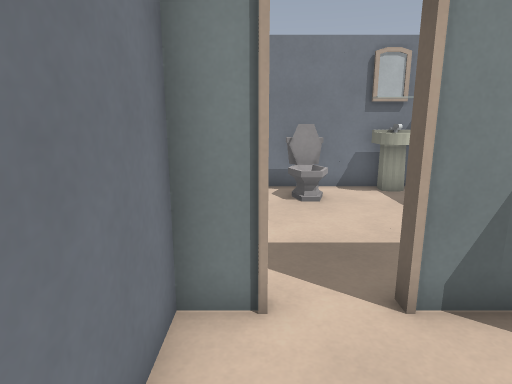
View 1 (above)

20 first-person views from a walk through a Godot game level. The camera is 1.4 m above the floor, tilts 12° down and sees 75° across. Doors that lead somewhere are drawn open, without their leaves. The floor is counted in squares, 0.6 m on a side. Each view is taken from the middle of a square. On the plan, view 1 faces up. The plan holds only what a view shows up to about 19 squares ahead; the rest is blank. Surface patterns are stand-ins for the level's own textures.

View 2
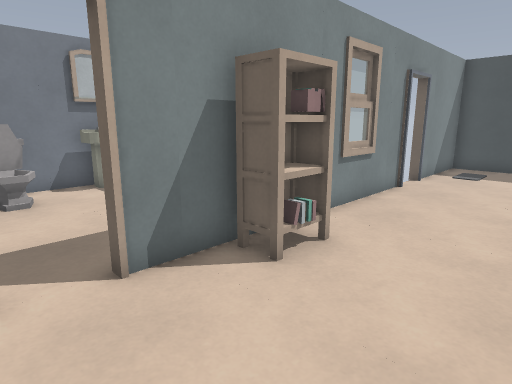

View 3
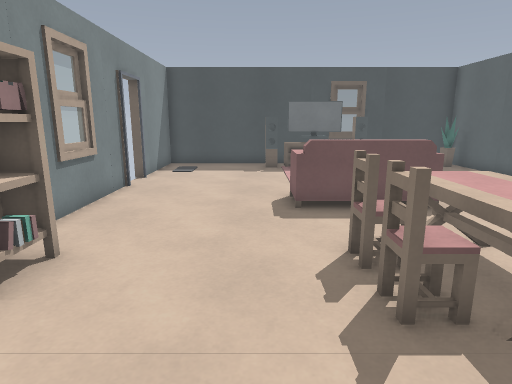

View 4
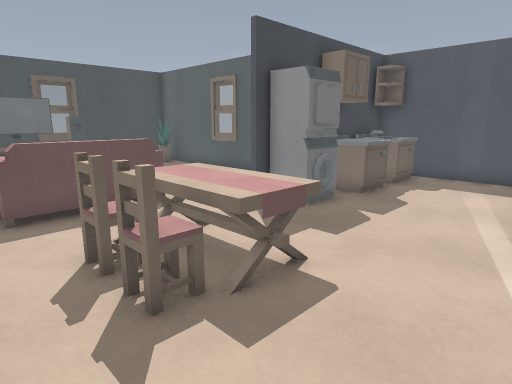

View 5
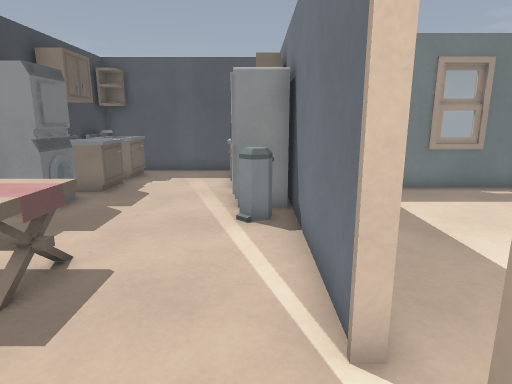

View 6
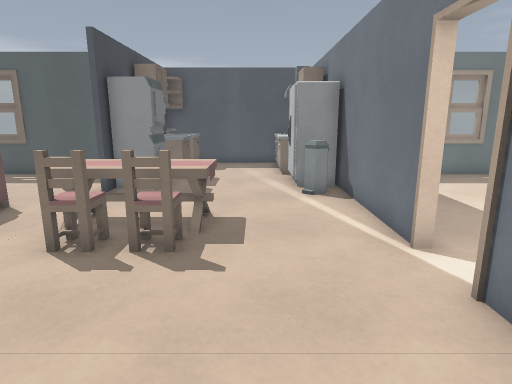

View 7
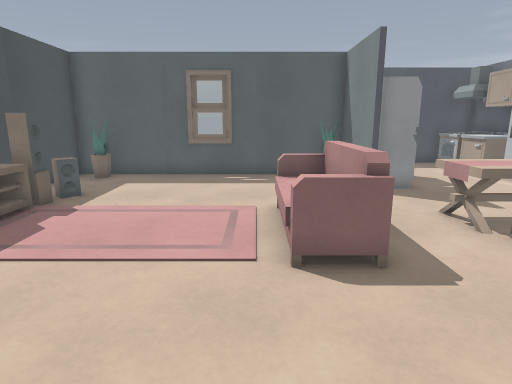

View 8
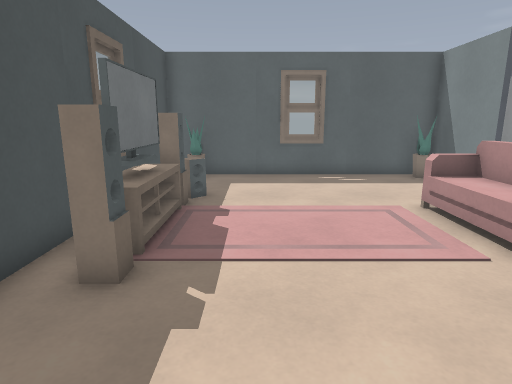

View 9
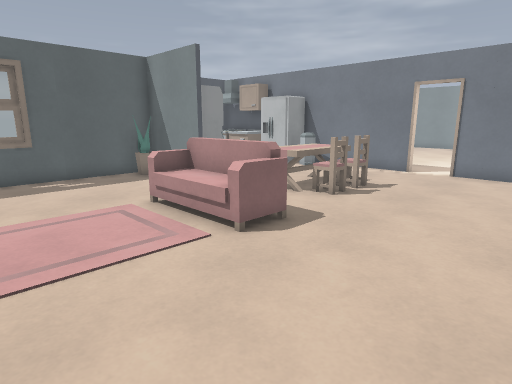

View 10
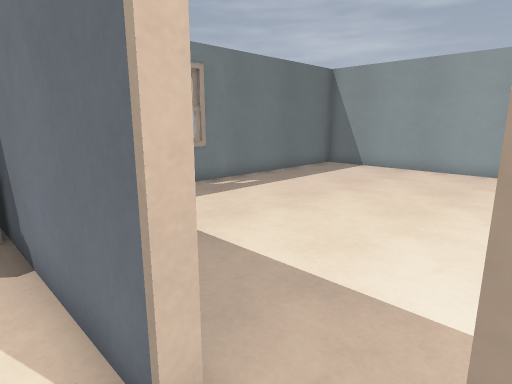

View 11
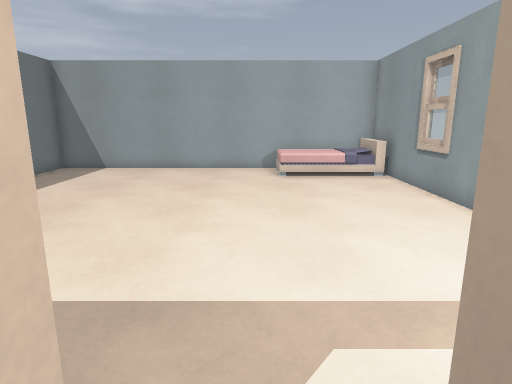

View 12
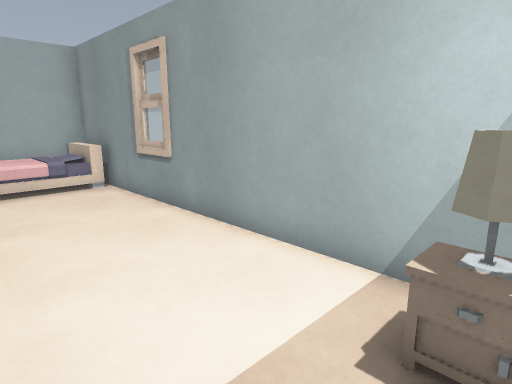

View 13
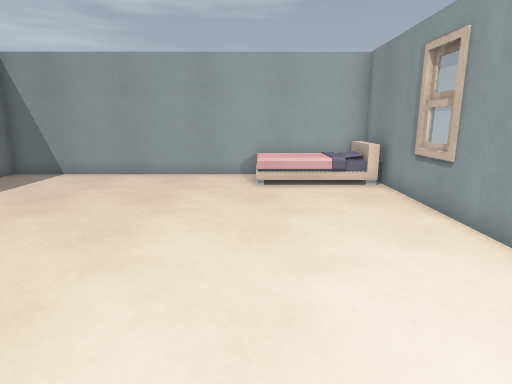

View 14
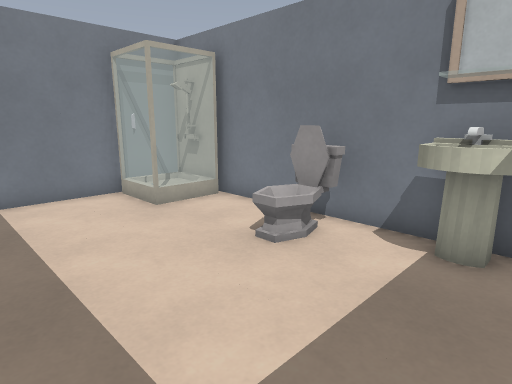

View 15
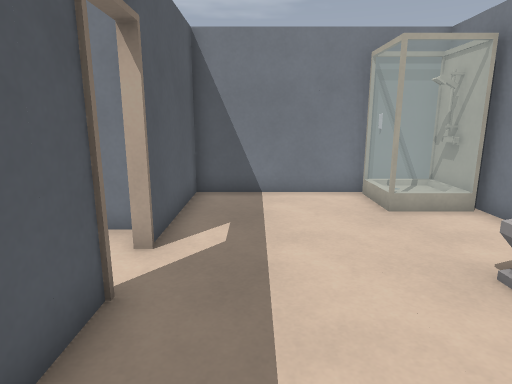

View 16
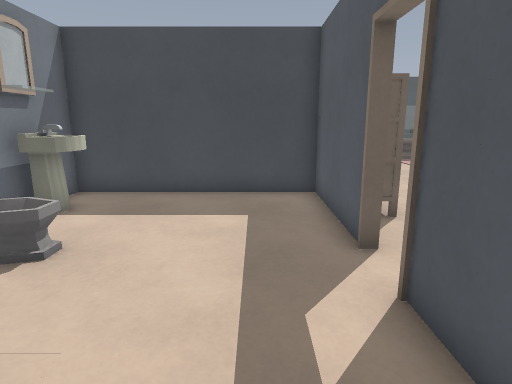

View 17
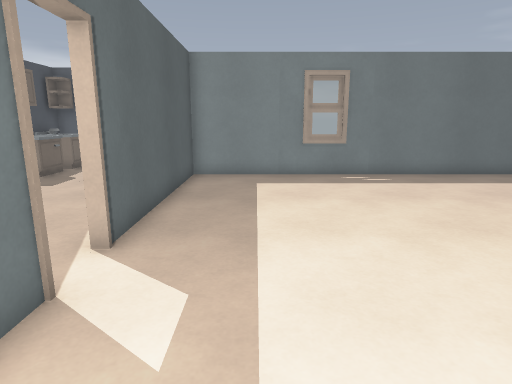

View 18
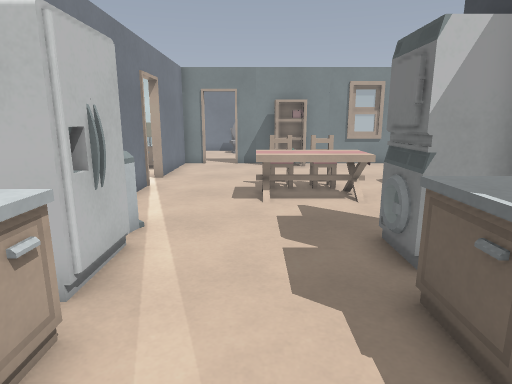

View 19
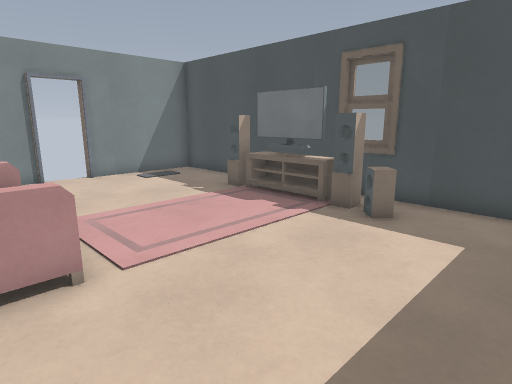

View 20
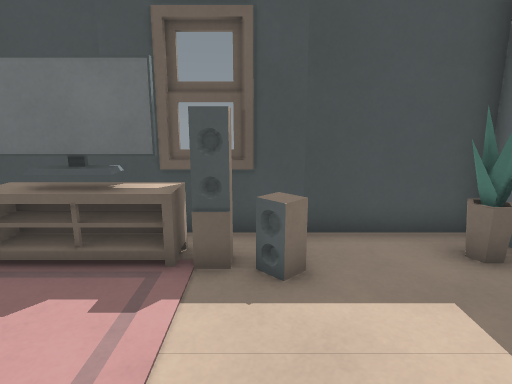

### Floor plan
Ten units are one square. View 1 is at (0, 0); x grows to the right and y downward. Boxes are objects, and circles mark ways between rooms. Rooms are numbered by the first view taken in them; rooms with no view inside come last. Other rooms are left out.
<svg viewBox="-173 -130 366 295">
<path fill="none" stroke="#000" d="M72 79 72 118 188 118 188 -38 139 -38M70 88 70 80M69 101 55 101 55 85 70 85M-10 29 -10 104M121 -38 19 -38M1 -38 -10 -38 -10 11M-10 131 -10 160 70 160 70 124M60 47 34 47M60 54 60 40M64 37 64 55 30 55 30 37M44 37 62 37 62 52M34 45 60 45M32 52 32 37 35 37M-12 11 -12 3M-24 -38 -168 -38 -168 118 -12 118 -12 29M19 -40 70 -40 70 -120 -29 -120M-50 -119 -50 -40 1 -40"/>
<rect x="-5" y="135" width="20" height="20" fill="#bbb"><title>stove</title></rect>
<rect x="-5" y="115" width="20" height="20" fill="#bbb"><title>cabinet</title></rect>
<rect x="-5" y="85" width="20" height="30" fill="#bbb"><title>fridge</title></rect>
<rect x="-5" y="75" width="10" height="10" fill="#bbb"><title>other object</title></rect>
<rect x="25" y="25" width="20" height="20" fill="#bbb"><title>chair</title></rect>
<rect x="35" y="-35" width="30" height="10" fill="#bbb"><title>bookshelf</title></rect>
<rect x="45" y="135" width="20" height="20" fill="#bbb"><title>sink</title></rect>
<rect x="45" y="105" width="20" height="30" fill="#bbb"><title>cabinet</title></rect>
<rect x="45" y="25" width="20" height="10" fill="#bbb"><title>chair</title></rect>
<rect x="75" y="105" width="10" height="10" fill="#bbb"><title>plant</title></rect>
<rect x="85" y="15" width="20" height="50" fill="#bbb"><title>sofa</title></rect>
<rect x="165" y="105" width="20" height="10" fill="#bbb"><title>plant</title></rect>
<rect x="165" y="65" width="10" height="20" fill="#bbb"><title>speaker</title></rect>
<rect x="165" y="55" width="20" height="10" fill="#bbb"><title>speaker</title></rect>
<rect x="165" y="25" width="20" height="30" fill="#bbb"><title>TV</title></rect>
<rect x="165" y="15" width="20" height="10" fill="#bbb"><title>speaker</title></rect>
<rect x="-145" y="-35" width="10" height="10" fill="#bbb"><title>bed</title></rect>
<rect x="-35" y="-35" width="20" height="20" fill="#bbb"><title>other object</title></rect>
<rect x="-45" y="-125" width="20" height="40" fill="#bbb"><title>shower</title></rect>
<rect x="5" y="-115" width="20" height="10" fill="#bbb"><title>toilet</title></rect>
<rect x="35" y="-115" width="20" height="10" fill="#bbb"><title>sink</title></rect>
<circle cx="-10" cy="20" r="3" fill="#2a7"/>
<circle cx="10" cy="-40" r="3" fill="#2a7"/>
<text x="80" y="50">1</text>
<text x="-90" y="40">2</text>
<text x="10" y="-80">3</text>
</svg>
Room 1 opens to room 2. Room 1 opens to room 3.

Where each view was taken, in squares from view 1:
view 1: 0 up, 0 right, facing up
view 2: 1 down, 0 right, facing up-right
view 3: 1 down, 0 right, facing right
view 4: 1 down, 0 right, facing down-right
view 5: 0 up, 0 right, facing down
view 6: 3 up, 2 right, facing down
view 7: 3 up, 11 right, facing down
view 8: 3 up, 15 right, facing down
view 9: 3 up, 15 right, facing down-left
view 10: 1 down, 0 right, facing down-left
view 11: 2 down, 0 right, facing left
view 12: 1 down, 2 left, facing up-left
view 13: 1 down, 2 left, facing left
view 14: 5 up, 6 right, facing up-left
view 15: 6 up, 6 right, facing left
view 16: 6 up, 4 left, facing right
view 17: 3 up, 4 left, facing down
view 18: 15 down, 3 right, facing up
view 19: 11 down, 9 right, facing up-right
view 20: 7 down, 12 right, facing right
